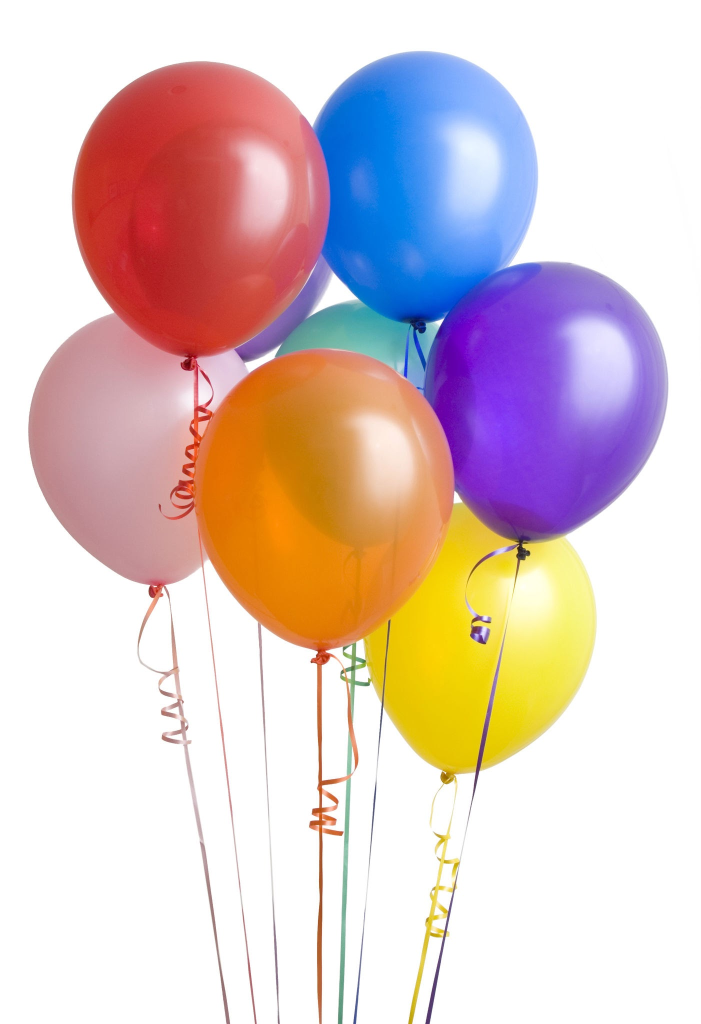
#> input picture wallx/licensed-image.jpg, 1401 x 2048 px (shown at 1/2 size)
$ python -i DetectHit.py   (imports and definitions only)
#> lines starting #> are read from the running program, lines starting #| are printed output that depends on the picture
import cv2
import numpy as np
from FindingBalloons import *

def detectHit(img,bboxs):
    img1= cropImage(img,0.1)
    # Process cropped images...
    cropped_images=splitBalloons(img1,bboxs)
    #showBalloons(cropped_images)

    s,b=findBallInBalloon(cropped_images)
    #showBalloons(s)

    return b

def splitBalloons(img, bboxs):
    cropped_images = []
    for b in bboxs:
        x1, y1, x2, y2 = b[0],b[1],b[2],b[3]
        cropped_images.append(img[y1:y2, x1:x2])
    return cropped_images

def showBalloons(imgBalloonList):
    for x,im in enumerate(imgBalloonList):
        cv2.imshow("Balloon", im)

def findBallInBalloon(imgBalloonList):
    imgb=[]
    b=False
    for img in imgBalloonList:
        img=cv2.cvtColor(img,cv2.COLOR_BGR2GRAY)
        img = cv2.GaussianBlur(img, (5, 5), 5,0)
        max=10
        circles=cv2.HoughCircles(img,cv2.HOUGH_GRADIENT,1,20,param1=50,param2=30,minRadius=0,maxRadius=max)
        print(type(circles).__name__)
        if type(circles).__name__!='NoneType':
            circles=np.uint16(np.around(circles))
            if len(circles)!=0:
                for c in circles[0,:]:
                    print(c[2])
                    cv2.circle(img,(c[0],c[1]),c[2],(255,0,255),2)
                    imgb.append(img)
                    #cv2.imshow("img",img)
                    b=True

    return imgb,b


# [3 lines not run here, left out]

>>> import cv2
>>> picture = cv2.imread('licensed-image.jpg', cv2.IMREAD_GRAYSCALE)
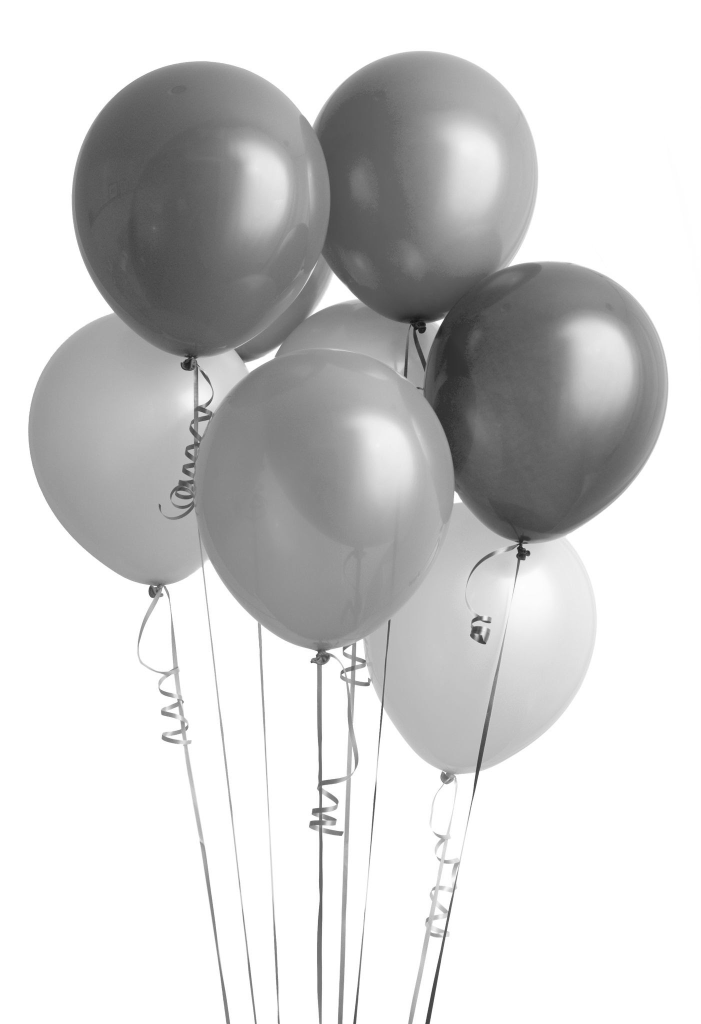
#> picture: shape (2048, 1401) (shown at 1/2 size); min 14, max 255, mean 206.7
#> the loop in findBallInBalloon, `for img in imgBalloonList:` made 1 pass
#> after the loop in findBallInBalloon, `for img in imgBalloonList:`: imgb = []
#> (the run stopped early here; a loop or call above may not have finished)
